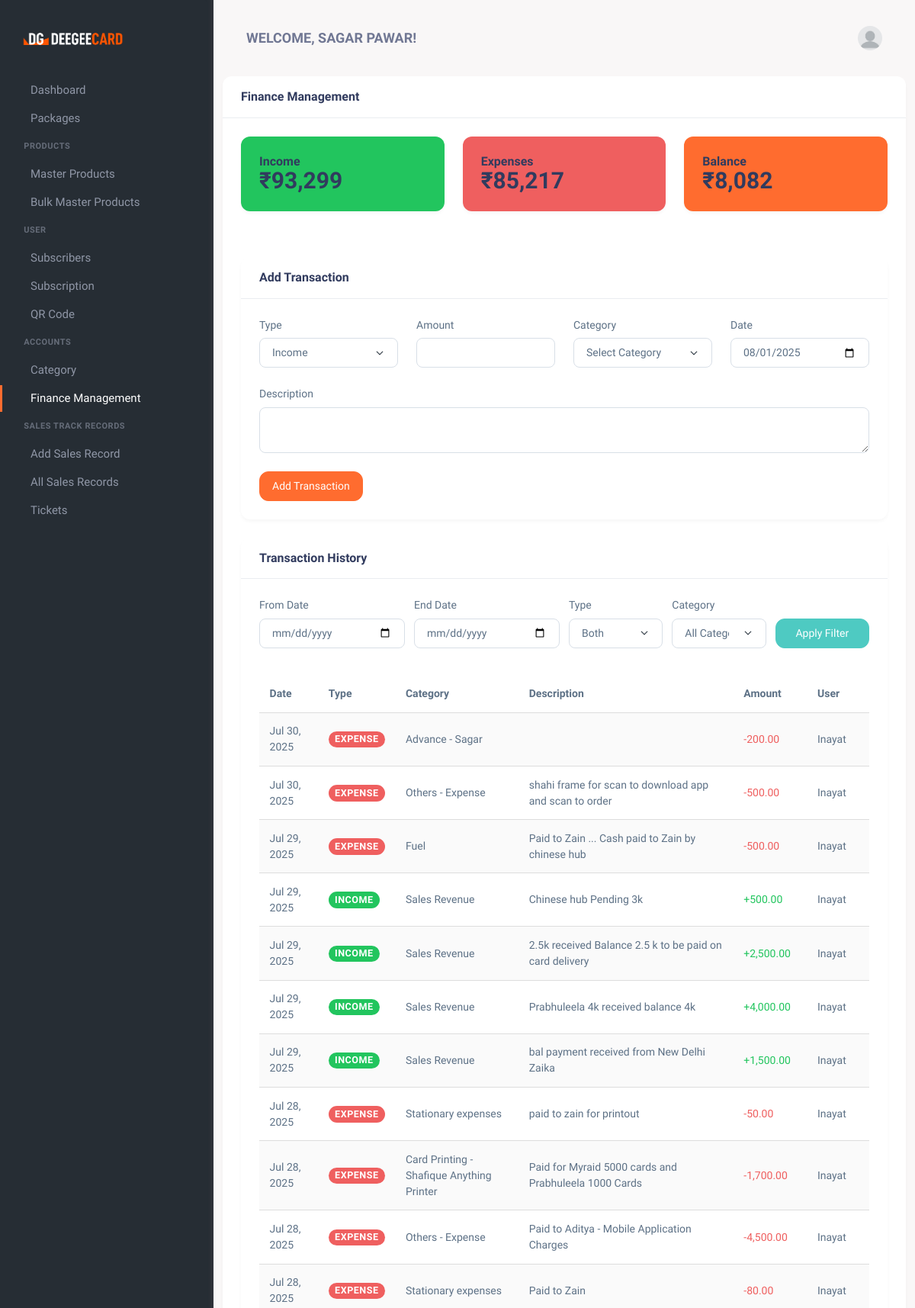
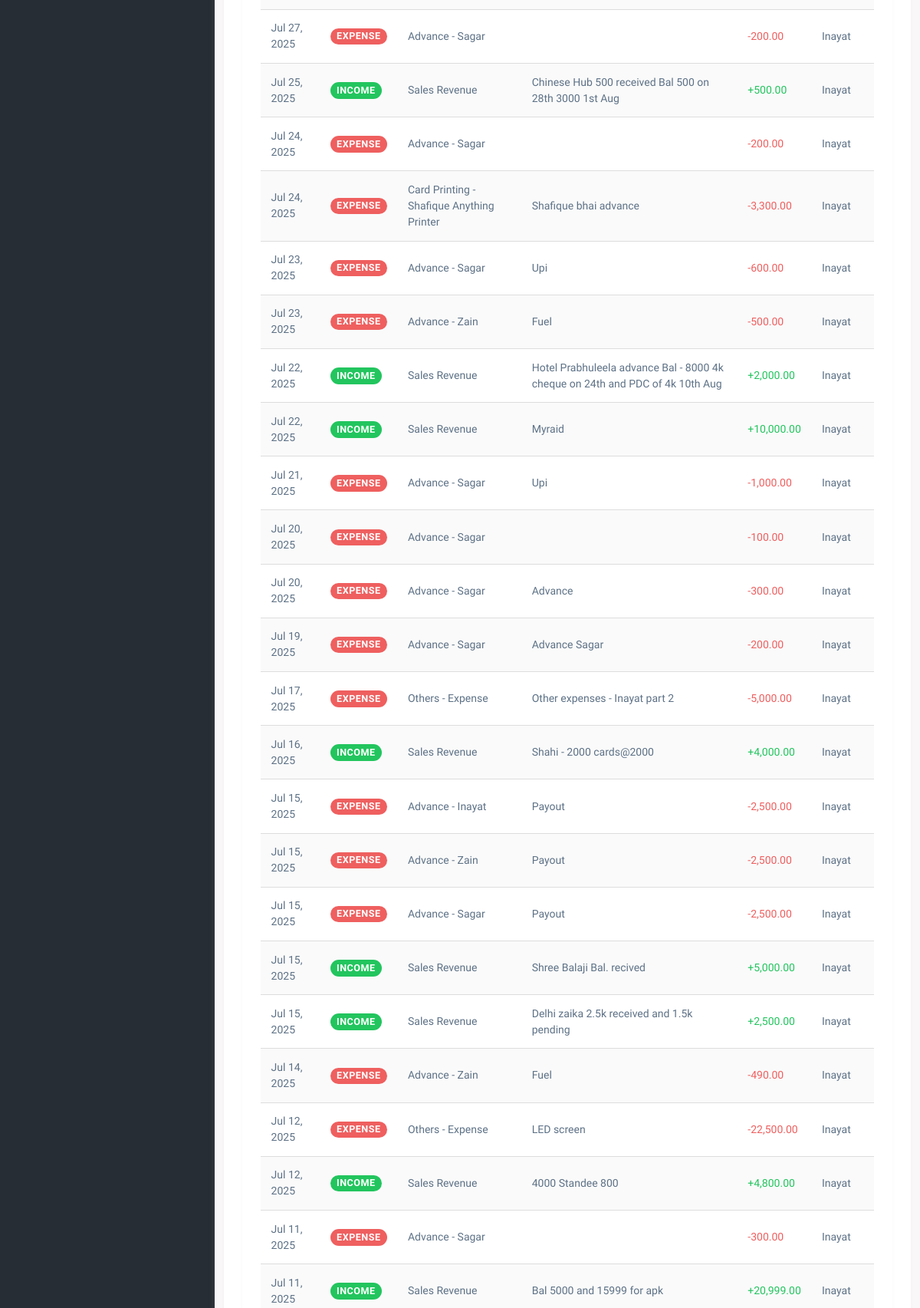
Page /finance-management.php (signed in, upper part) on the committed database (2 pictures, top to bottom).
### tables this page shows
CREATE TABLE `users` (
  `id` int(11) NOT NULL,
  `Name` varchar(100) NOT NULL,
  `Email` varchar(100) NOT NULL,
  `Password` varchar(255) NOT NULL,
  `role` enum('admin','user','sales_person') NOT NULL DEFAULT 'user',
  `created_at` timestamp NOT NULL DEFAULT CURRENT_TIMESTAMP,
  `updated_at` timestamp NOT NULL DEFAULT CURRENT_TIMESTAMP ON UPDATE CURRENT_TIMESTAMP,
  `phone` varchar(15) NOT NULL,
  `address` text NOT NULL,
  `is_trial` tinyint(1) DEFAULT '0',
  `trial_start` datetime DEFAULT NULL,
  `trial_end` datetime DEFAULT NULL
);

CREATE TABLE `dg_transactions` (
  `id` int(11) NOT NULL,
  `type` enum('income','expense') NOT NULL,
  `category_id` int(11) DEFAULT NULL,
  `amount` decimal(10,2) NOT NULL,
  `description` text,
  `date` date NOT NULL,
  `created_at` timestamp NOT NULL DEFAULT CURRENT_TIMESTAMP,
  `updated_at` timestamp NOT NULL DEFAULT CURRENT_TIMESTAMP ON UPDATE CURRENT_TIMESTAMP,
  `user_id` int(11) DEFAULT NULL COMMENT 'Who entered this transaction',
  `payment_method` varchar(50) DEFAULT NULL,
  `reference_number` varchar(100) DEFAULT NULL,
  `is_recurring` tinyint(1) DEFAULT '0',
  `recurring_details` text
);

CREATE TABLE `dg_categories` (
  `id` int(11) NOT NULL,
  `name` varchar(50) NOT NULL,
  `type` enum('income','expense') NOT NULL,
  `description` text,
  `is_active` tinyint(1) NOT NULL DEFAULT '1',
  `created_at` timestamp NOT NULL DEFAULT CURRENT_TIMESTAMP
);

### finance-management.php (the view, shortened to what this page needs)
<?php
require 'db_connection.php';
$user_id = $_SESSION['user_id'];
$role_sql = "SELECT role FROM users WHERE id = ?";
$role_stmt = $conn->prepare($role_sql);
if ($role_stmt) {
    $role_stmt->bind_param("i", $user_id);
    $role_stmt->execute();
    $role_stmt->bind_result($role);
} else {
    $error_message = "Error preparing role query: " . $conn->error;
    $role = '';
}
$filter_from_date = $_GET['from_date'] ?? '';
$filter_end_date = $_GET['end_date'] ?? '';
$filter_transaction_type = $_GET['filter_type'] ?? 'both';
$transactions = [];
$transaction_sql = "SELECT t.id, t.amount, c.name AS category,
                    t.description, t.type, t.date, t.user_id, u.name AS user_name
                    FROM dg_transactions t
                    LEFT JOIN dg_categories c ON t.category_id = c.id
                    LEFT JOIN users u ON t.user_id = u.id";
$transaction_sql .= " ORDER BY t.date DESC, t.created_at DESC";
$transaction_stmt = $conn->prepare($transaction_sql);
if ($transaction_stmt) {
    $transaction_stmt->execute();
    $result = $transaction_stmt->get_result();
    while ($row = $result->fetch_assoc()) {
        $transactions[] = $row;
    }
} else {
    $error_message = "Error preparing transaction history query: " . $conn->error;
}
$income_total = 0;
$expense_total = 0;
foreach ($transactions as $transaction) {
    if ($transaction['type'] === 'income') {
        $income_total += $transaction['amount'];
    } else {
        $expense_total += $transaction['amount'];
    }
}
$balance = $income_total - $expense_total;
$sql = "SELECT name FROM users WHERE id = ?";
$stmt = $conn->prepare($sql);
if ($stmt) {
    $stmt->bind_param("i", $user_id);
    $stmt->execute();
    $stmt->bind_result($user_name);
} else {
    $error_message = "Error preparing user name query: " . $conn->error;
    $user_name = 'User';
}
?>
<!DOCTYPE html>
<html lang="en">
   <head>
      <link href="assets/css/vendor.min.css" rel="stylesheet" type="text/css" />
      <link href="assets/css/icons.min.css" rel="stylesheet" type="text/css" />
      <link href="assets/css/app.min.css" rel="stylesheet" type="text/css" />
      <link href="assets/css/style.css" rel="stylesheet" type="text/css" />
   </head>
   <body>
      <div class="wrapper">
          <?php include 'toolbar.php'; ?>
          <?php
            if ($role === 'admin') {
                include 'admin_menu.php';
            } else {
                include 'menu.php';
            }
            ?>
          <div class="page-content">
            <div class="container">
               <div class="row">
                  <div class="col-xl-12">
                     <div class="card">
                        <div class="card-header">
                           <h4 class="card-title">Finance Management</h4>
                        </div>
                        <div class="card-body">
                           <div class="row mb-4">
                              <div class="col-md-4">
                                 <div class="card bg-success text-white">
                                    <div class="card-body">
                                       <h5 class="card-title">Income</h5>
                                       <h2 class="card-text">₹<?php echo number_format($income_total); ?></h2>
                                    </div>
                                 </div>
                              </div>
                              <div class="col-md-4">
                                 <div class="card bg-danger text-white">
                                    <div class="card-body">
                                       <h5 class="card-title">Expenses</h5>
                                       <h2 class="card-text">₹<?php echo number_format($expense_total); ?></h2>
                                    </div>
                                 </div>
                              </div>
                              <div class="col-md-4">
                                 <div class="card bg-primary text-white">
                                    <div class="card-body">
                                       <h5 class="card-title">Balance</h5>
                                       <h2 class="card-text">₹<?php echo number_format($balance); ?></h2>
                                    </div>
                                 </div>
                              </div>
                           </div>
                           <div class="row">
                              <div class="col-md-12">
                                 <div class="card">
                                    <div class="card-header">
                                       <h5 class="card-title">Add Transaction</h5>
                                    </div>
                                    <div class="card-body">
                                       <form method="POST" action="finance-management.php">
                                          <div class="row">
                                             <div class="col-md-3 mb-3">
                                                <label for="transaction_type" class="form-label">Type</label>
                                                <select class="form-select" id="transaction_type" name="transaction_type" required>
                                                   <option value="income" <?php echo (isset($_POST['transaction_type']) && $_POST['transaction_type'] == 'income') ? 'selected' : ''; ?>>Income</option>
                                                </select>
                                             </div>
                                             <div class="col-md-3 mb-3">
                                                <label for="amount" class="form-label">Amount</label>
                                                <input type="number" step="0.01" class="form-control" id="amount" name="amount" required value="<?php echo isset($_POST['amount']) ? htmlspecialchars($_POST['amount']) : ''; ?>">
                                             </div>
                                             <div class="col-md-3 mb-3">
                                                <label for="category_id" class="form-label">Category</label>
                                                <select class="form-select" id="category_id" name="category_id" required>
                                                   <option value="">Select Category</option>
                                                </select>
                                             </div>
                                             <div class="col-md-3 mb-3">
                                                <label for="date" class="form-label">Date</label>
                                                <input type="date" class="form-control" id="date" name="date" required value="<?php echo isset($_POST['date']) ? htmlspecialchars($_POST['date']) : date('Y-m-d'); ?>">
                                             </div>
                                          </div>
                                          <div class="row">
                                             <div class="col-md-12 mb-3">
                                                <label for="description" class="form-label">Description</label>
                                                <textarea class="form-control" id="description" name="description" rows="2"><?php echo isset($_POST['description']) ? htmlspecialchars($_POST['description']) : ''; ?></textarea>
                                             </div>
                                          </div>
                                          <button type="submit" name="add_transaction" class="btn btn-primary">Add Transaction</button>
                                       </form>
                                    </div>
                                 </div>
                              </div>
                              <div class="col-md-12">
                                 <div class="card">
                                    <div class="card-header">
                                       <h5 class="card-title">Transaction History</h5>
                                    </div>
                                    <div class="card-body">
                                       <form method="GET" action="finance-management.php" class="mb-4">
                                          <div class="row g-2">
                                             <div class="col-md-3">
                                                <label for="from_date" class="form-label">From Date</label>
                                                <input type="date" class="form-control" id="from_date" name="from_date" value="<?php echo htmlspecialchars($filter_from_date); ?>">
                                             </div>
                                             <div class="col-md-3">
                                                <label for="end_date" class="form-label">End Date</label>
                                                <input type="date" class="form-control" id="end_date" name="end_date" value="<?php echo htmlspecialchars($filter_end_date); ?>">
                                             </div>
                                             <div class="col-md-2">
                                                <label for="filter_type" class="form-label">Type</label>
                                                <select class="form-select" id="filter_type" name="filter_type">
                                                   <option value="both" <?php echo ($filter_transaction_type === 'both') ? 'selected' : ''; ?>>Both</option>
                                                </select>
                                             </div>
                                             <div class="col-md-2">
                                                <label for="filter_category" class="form-label">Category</label>
                                                <select class="form-select" id="filter_category" name="filter_category">
                                                   <option value="">All Categories</option>
                                                </select>
                                             </div>
                                             <div class="col-md-2 d-flex align-items-end">
                                                <button type="submit" class="btn btn-info w-100">Apply Filter</button>
                                             </div>
                                          </div>
                                       </form>
                                       <div class="table-responsive">
                                          <table class="table table-striped">
                                             <thead>
                                                <tr>
                                                   <th>Date</th>
                                                   <th>Type</th>
                                                   <th>Category</th>
                                                   <th>Description</th>
                                                   <th>Amount</th>
                                                   <?php if ($role === 'admin'): ?>
                                                   <th>User</th>
                                                   <?php endif; ?>
                                                </tr>
                                             </thead>
                                             <tbody>
                                                <?php foreach ($transactions as $transaction): ?>
                                                <tr>
                                                   <td><?php echo date('M d, Y', strtotime($transaction['date'])); ?></td>
                                                   <td>
                                                      <span class="badge bg-<?php echo $transaction['type'] === 'income' ? 'success' : 'danger'; ?>">
                                                      <?php echo ucfirst($transaction['type']); ?>
                                                      </span>
                                                   </td>
                                                   <td><?php echo htmlspecialchars($transaction['category']); ?></td>
                                                   <td><?php echo htmlspecialchars($transaction['description']); ?></td>
                                                   <td class="<?php echo $transaction['type'] === 'income' ? 'text-success' : 'text-danger'; ?>">
                                                      <?php echo ($transaction['type'] === 'income' ? '+' : '-') . number_format($transaction['amount'], 2); ?>
                                                   </td>
                                                   <?php if ($role === 'admin'): ?>
                                                   <td><?php echo htmlspecialchars($transaction['user_name']); ?></td>
                                                   <?php endif; ?>
                                                </tr>
                                                <?php endforeach; ?>
                                             </tbody>
                                          </table>
                                       </div>
                                    </div>
                                 </div>
                              </div>
                           </div>
                        </div>
                     </div>
                  </div>
               </div>
            </div>
          </div>
      </div>
   </body>
</html>

### toolbar.php (shortened to what this page needs)
<header class="topbar">
     <div class="container-fluid">
          <div class="navbar-header">
               <div class="d-flex align-items-center">
                    <div class="topbar-item">
                         <h4 class="fw-bold topbar-button pe-none text-uppercase mb-0">Welcome,
                         <?php echo htmlspecialchars($user_name); ?>!</h4>
                    </div>
               </div>
               <div class="d-flex align-items-center gap-1">
                    <div class="topbar-item">
                         <button type="button" class="topbar-button" id="light-dark-mode">
                         </button>
                    </div>
                    <div class="dropdown topbar-item">
                         <a type="button" class="topbar-button" id="page-header-user-dropdown" data-bs-toggle="dropdown" aria-haspopup="true" aria-expanded="false">
                              <span class="d-flex align-items-center">
                                   <img class="rounded-circle" width="32" src="assets/images/users/dummy-avatar.jpg" alt="avatar-3">
                              </span>
                         </a>
                    </div>
               </div>
          </div>
     </div>
</header>

### rows in the picture
users: Name "SAGAR PAWAR"
dg_transactions: date "Jul 30, 2025", type "EXPENSE", category.name "Advance - Sagar", amount "200.00", user.Name "Inayat"
dg_transactions: date "Jul 30, 2025", type "EXPENSE", category.name "Others - Expense", description "shahi frame for scan to download app and scan to order", amount "500.00", user.Name "Inayat"
dg_transactions: date "Jul 29, 2025", type "EXPENSE", category.name "Fuel", description "Paid to Zain ... Cash paid to Zain by chinese hub", amount "500.00", user.Name "Inayat"
dg_transactions: date "Jul 29, 2025", type "INCOME", category.name "Sales Revenue", description "Chinese hub Pending 3k", amount "500.00", user.Name "Inayat"
dg_transactions: date "Jul 29, 2025", type "INCOME", category.name "Sales Revenue", description "2.5k received Balance 2.5 k to be paid on card delivery", amount "2,500.00", user.Name "Inayat"
dg_transactions: date "Jul 29, 2025", type "INCOME", category.name "Sales Revenue", description "Prabhuleela 4k received balance 4k", amount "4,000.00", user.Name "Inayat"
dg_transactions: date "Jul 29, 2025", type "INCOME", category.name "Sales Revenue", description "bal payment received from New Delhi Zaika", amount "1,500.00", user.Name "Inayat"
dg_transactions: date "Jul 28, 2025", type "EXPENSE", category.name "Stationary expenses", description "paid to zain for printout", amount "50.00", user.Name "Inayat"
dg_transactions: date "Jul 28, 2025", type "EXPENSE", category.name "Card Printing - Shafique Anything Printer", description "Paid for Myraid 5000 cards and Prabhuleela 1000 Cards", amount "1,700.00", user.Name "Inayat"
dg_transactions: date "Jul 28, 2025", type "EXPENSE", category.name "Others - Expense", description "Paid to Aditya - Mobile Application Charges", amount "4,500.00", user.Name "Inayat"
dg_transactions: date "Jul 28, 2025", type "EXPENSE", category.name "Stationary expenses", description "Paid to Zain", amount "80.00", user.Name "Inayat"
dg_transactions: date "Jul 27, 2025", type "EXPENSE", category.name "Advance - Sagar", amount "200.00", user.Name "Inayat"
dg_transactions: date "Jul 25, 2025", type "INCOME", category.name "Sales Revenue", description "Chinese Hub 500 received Bal 500 on 28th 3000 1st Aug", amount "500.00", user.Name "Inayat"
dg_transactions: date "Jul 24, 2025", type "EXPENSE", category.name "Advance - Sagar", amount "200.00", user.Name "Inayat"
dg_transactions: date "Jul 24, 2025", type "EXPENSE", category.name "Card Printing - Shafique Anything Printer", description "Shafique bhai advance", amount "3,300.00", user.Name "Inayat"
dg_transactions: date "Jul 23, 2025", type "EXPENSE", category.name "Advance - Sagar", description "Upi", amount "600.00", user.Name "Inayat"
dg_transactions: date "Jul 23, 2025", type "EXPENSE", category.name "Advance - Zain", description "Fuel", amount "500.00", user.Name "Inayat"
dg_transactions: date "Jul 22, 2025", type "INCOME", category.name "Sales Revenue", description "Hotel Prabhuleela advance Bal - 8000 4k cheque on 24th and PDC of 4k 10th Aug", amount "2,000.00", user.Name "Inayat"
dg_transactions: date "Jul 22, 2025", type "INCOME", category.name "Sales Revenue", description "Myraid", amount "10,000.00", user.Name "Inayat"
dg_transactions: date "Jul 21, 2025", type "EXPENSE", category.name "Advance - Sagar", description "Upi", amount "1,000.00", user.Name "Inayat"
dg_transactions: date "Jul 20, 2025", type "EXPENSE", category.name "Advance - Sagar", amount "100.00", user.Name "Inayat"
dg_transactions: date "Jul 20, 2025", type "EXPENSE", category.name "Advance - Sagar", description "Advance", amount "300.00", user.Name "Inayat"
dg_transactions: date "Jul 19, 2025", type "EXPENSE", category.name "Advance - Sagar", description "Advance Sagar", amount "200.00", user.Name "Inayat"
dg_transactions: date "Jul 17, 2025", type "EXPENSE", category.name "Others - Expense", description "Other expenses - Inayat part 2", amount "5,000.00", user.Name "Inayat"
dg_transactions: date "Jul 16, 2025", type "INCOME", category.name "Sales Revenue", description "Shahi - 2000 cards@2000", amount "4,000.00", user.Name "Inayat"
dg_transactions: date "Jul 15, 2025", type "EXPENSE", category.name "Advance - Inayat", description "Payout", amount "2,500.00", user.Name "Inayat"
dg_transactions: date "Jul 15, 2025", type "EXPENSE", category.name "Advance - Zain", description "Payout", amount "2,500.00", user.Name "Inayat"
dg_transactions: date "Jul 15, 2025", type "EXPENSE", category.name "Advance - Sagar", description "Payout", amount "2,500.00", user.Name "Inayat"
dg_transactions: date "Jul 15, 2025", type "INCOME", category.name "Sales Revenue", description "Shree Balaji Bal. recived", amount "5,000.00", user.Name "Inayat"
dg_transactions: date "Jul 15, 2025", type "INCOME", category.name "Sales Revenue", description "Delhi zaika 2.5k received and 1.5k pending", amount "2,500.00", user.Name "Inayat"
dg_transactions: date "Jul 14, 2025", type "EXPENSE", category.name "Advance - Zain", description "Fuel", amount "490.00", user.Name "Inayat"
dg_transactions: date "Jul 12, 2025", type "EXPENSE", category.name "Others - Expense", description "LED screen", amount "22,500.00", user.Name "Inayat"
dg_transactions: date "Jul 12, 2025", type "INCOME", category.name "Sales Revenue", description "4000 Standee 800", amount "4,800.00", user.Name "Inayat"
dg_transactions: date "Jul 11, 2025", type "EXPENSE", category.name "Advance - Sagar", amount "300.00", user.Name "Inayat"
dg_transactions: date "Jul 11, 2025", type "INCOME", category.name "Sales Revenue", description "Bal 5000 and 15999 for apk", amount "20,999.00", user.Name "Inayat"

### other values in the picture
$income_total "93,299"
$expense_total "85,217"
$balance "8,082"
